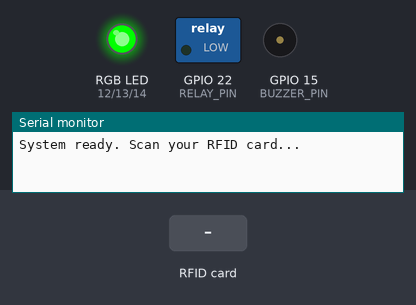
Bench run of a sketch on a simulated ESP32. Parts: switched loads named in the sketch (green lamp = pin HIGH), an RGB LED mixed from three pins (HIGH = lit), buzzer (waves = sounding, pin HIGH), the last lines printed to the serial monitor. The inputs (shaded band) are chosen by the test bench.

Above: at 1.2 s.
1.3 s: RFID card DE AD BE EF held to the reader
At 1.45 s:
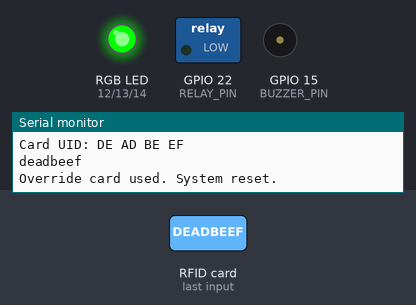
3.1 s: RFID card 5E 7A 19 C4 held to the reader
At 4.4 s:
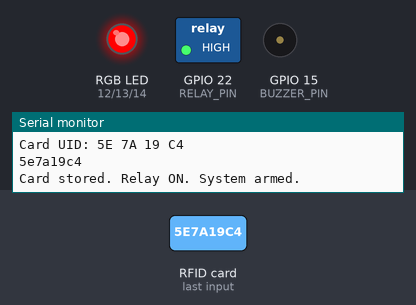
Timing chart, 0 to 6.1 s (numbered marks = the images above; inputs shaded):
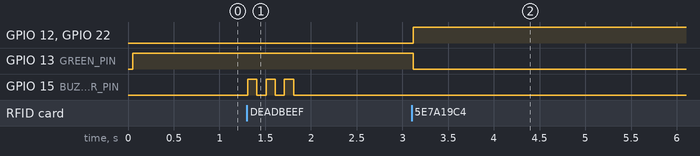

Measured:
- after the input at 1.3 s, GPIO 15 (BUZZER_PIN): alternates HIGH for 0.10 s and LOW for 0.10 s, 6 changes in all, then stays LOW, starting at once
- after the input at 3.1 s, GPIO 12 (RED_PIN), GPIO 22 (RELAY_PIN): LOW → HIGH at once; GPIO 13 (GREEN_PIN): HIGH → LOW at once

The sketch:

BianaProject.ino
```cpp
#include <MFRC522v2.h>
#include <MFRC522DriverSPI.h>
#include <MFRC522DriverPinSimple.h>
#include <MFRC522Debug.h>

// RFID Configuration
MFRC522DriverPinSimple ss_pin(5);  // ESP32 GPIO 21 for SS pin
MFRC522DriverSPI driver{ss_pin};    // Create SPI driver
MFRC522 mfrc522{driver};            // Create MFRC522 instance

// Hardware Configuration
/*
 SDA PIN 5
 SCK PIN 18
 MOSI PIN 23
 MISO PIN 19
 IRQ PIN DONT CONNECT
 RST PIN 21
*/
#define RED_PIN     12     // RGB LED pins
#define GREEN_PIN   13
#define BLUE_PIN    14

#define BUZZER_PIN  15     // Buzzer pin
#define RELAY_PIN   22     // Relay control pin

// Override card UID - replace with your actual override card's UID
byte overrideCard[] = {0xDE, 0xAD, 0xBE, 0xEF};

byte storedCard[4] = {0, 0, 0, 0}; // Buffer for storing the card UID
int scanCount = 0;                 // Tracks number of scans

void setup() {
  Serial.begin(115200);
  while (!Serial);       // Wait for serial port to connect (needed for some boards)

  // Initialize RFID reader
  mfrc522.PCD_Init();
  MFRC522Debug::PCD_DumpVersionToSerial(mfrc522, Serial);
  Serial.println(F("System ready. Scan your RFID card..."));

  // Initialize GPIO pins
  pinMode(RED_PIN, OUTPUT);
  pinMode(GREEN_PIN, OUTPUT);
  pinMode(BLUE_PIN, OUTPUT);
  pinMode(BUZZER_PIN, OUTPUT);
  pinMode(RELAY_PIN, OUTPUT);

  // Initial state: LED green, relay off
  setColor(0, 255, 0);    // Green
  digitalWrite(RELAY_PIN, LOW);
}

void loop() {
  // Reset the loop if no new card present on the sensor/reader
  if (!mfrc522.PICC_IsNewCardPresent()) {
    return;
  }

  // Select one of the cards
  if (!mfrc522.PICC_ReadCardSerial()) {
    return;
  }

  // Print card UID to serial
  Serial.print(F("Card UID:"));
  MFRC522Debug::PrintUID(Serial, mfrc522.uid);
  Serial.println();

  // Convert UID to String for easier comparison (optional)
  String uidString = "";
  for (byte i = 0; i < mfrc522.uid.size; i++) {
    if (mfrc522.uid.uidByte[i] < 0x10) {
      uidString += "0";
    }
    uidString += String(mfrc522.uid.uidByte[i], HEX);
  }
  Serial.println(uidString);

  // Check if this is the override card
  if (isOverrideCard(mfrc522.uid.uidByte)) {
    handleOverride();
    mfrc522.PICC_HaltA(); // Halt PICC
    mfrc522.PCD_StopCrypto1(); // Stop encryption on PCD
    return;
  }

  // Main logic
  if (scanCount == 0) {
    // First scan - store card, turn on relay, set LED to red
    storeCard(mfrc522.uid.uidByte);
    digitalWrite(RELAY_PIN, HIGH);
    setColor(255, 0, 0); // Red
    scanCount = 1;
    Serial.println(F("Card stored. Relay ON. System armed."));
  }
  else if (scanCount == 1) {
    if (isSameCard(mfrc522.uid.uidByte, storedCard)) {
      // Valid card - turn off relay, reset system
      digitalWrite(RELAY_PIN, LOW);
      setColor(0, 255, 0); // Green
      clearStoredCard();
      scanCount = 0;
      Serial.println(F("Valid card. Relay OFF. System disarmed."));
    } else {
      // Wrong card - sound alarm
      Serial.println(F("Wrong card! Alarm triggered."));
      triggerAlarm();
    }
  }

  mfrc522.PICC_HaltA(); // Halt PICC
  mfrc522.PCD_StopCrypto1(); // Stop encryption on PCD
}

bool isOverrideCard(byte* card) {
  for (byte i = 0; i < 4; i++) {
    if (card[i] != overrideCard[i]) {
      return false;
    }
  }
  return true;
}

void handleOverride() {
  digitalWrite(RELAY_PIN, LOW);
  setColor(0, 255, 0); // Green
  clearStoredCard();
  scanCount = 0;
  Serial.println(F("Override card used. System reset."));
  beep(3, 100); // Short beeps to acknowledge override
}

void storeCard(byte* card) {
  for (byte i = 0; i < 4; i++) {
    storedCard[i] = card[i];
  }
}

void clearStoredCard() {
  for (byte i = 0; i < 4; i++) {
    storedCard[i] = 0;
  }
}

bool isSameCard(byte* card1, byte* card2) {
  for (byte i = 0; i < 4; i++) {
    if (card1[i] != card2[i]) {
      return false;
    }
  }
  return true;
}

void triggerAlarm() {
  unsigned long startTime = millis();
  while (millis() - startTime < 5000) { // 5 seconds
    digitalWrite(BUZZER_PIN, HIGH);
    delay(500);
    digitalWrite(BUZZER_PIN, LOW);
    delay(500);
  }
}
void setColor(int red, int green, int blue) {
  analogWrite(RED_PIN, red);
  analogWrite(GREEN_PIN, green);
  analogWrite(BLUE_PIN, blue);
}

void beep(int times, int duration) {
  for (int i = 0; i < times; i++) {
    digitalWrite(BUZZER_PIN, HIGH);
    delay(duration);
    digitalWrite(BUZZER_PIN, LOW);
    if (i < times - 1) delay(duration);
  }
}
```
